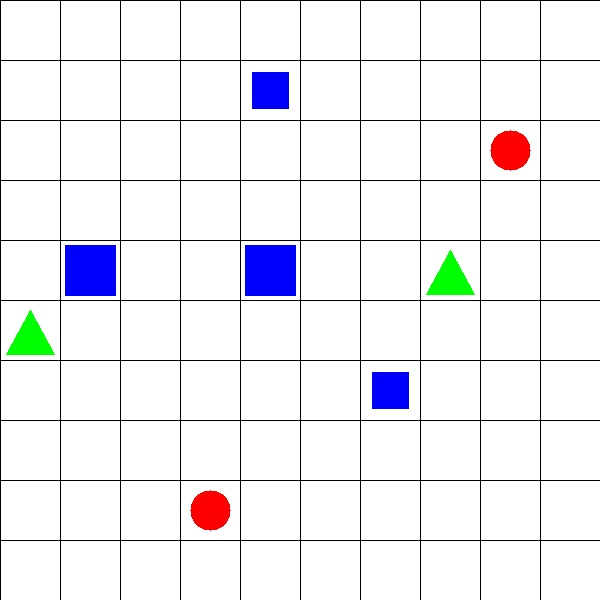
#> input picture vision_example/assets/test_image1.jpg, 600 x 600 px
$ python path_planning.py
#> lines starting #> are read from the running program, lines starting #| are printed output that depends on the picture
### vision_example/traversal.py

# -*- coding: utf-8 -*-

#Traversing through the image to perform image processing

def sliding_window(image, stepSize, windowSize):
	print(image)
	# slide a window across the image
	for y in range(0, image.shape[0], stepSize):
		for x in range(0, image.shape[1], stepSize):
			# yield the current window
			yield (x, y, image[y:y + windowSize[1], x:x + windowSize[0]])

### vision_example/path_planning.py
import cv2
import numpy as np
import time
from skimage.metrics import structural_similarity as ssim
import astarsearch
import traversal

import os
dirname = os.path.dirname(__file__)

def main(image_filename):
#> called with image_filename = 'assets/test_image1.jpg'
    filename = os.path.join(dirname, image_filename)

    occupied_grids = []
    planned_path = {}

    #load the image
    image = cv2.imread(filename)
#> image is the input picture: shape (600, 600, 3); mean B, G, R 243, 239.1, 239.3
    (winW, winH) = (60, 60)

    obstacles = []
    index = [1, 1]

    #create a blank, initialized a matrix of 0s
    blank_image = np.zeros((60, 60, 3), np.uint8)

    #create an array of 100 blank images
    list_images = [[blank_image for i in range(10)]]
    maze = [[0 for i in range(10) for i in range(10)]]

    #traversal time! detect non-empty squares
    for(x, y, window) in traversal.sliding_window(image, stepSize=60, windowSize=(winW, winH)):
        # if the window does't meet our desired window size, ignore it
        if window.shape[0] != winH or window.shape[1] != winW:
            continue
        #print index, image is our iterator
        clone = image.copy()
        #format the suqare openCV
        cv2.rectangle(clone, (x, y), (x + winW, y + winH), (0, 255, 0), 2)
        crop_img = image[x:x + winW, y:y +winH]
        list_images[index[0]-1][index[1]-1] = crop_img.copy()

        #print the occupied grids
        average_color_per_row = np.average(crop_img, axis=0)
        average_color = np.average(average_color_per_row, axis=0)
        average_color = np.uint8(average_color)

        #iterate through the color matrix
        if(any(i<=240 for i in average_color)):
            print(index)
            maze[index[1]-1][index[0]-1] = 1
            occupied_grids.append(tuple(index))

        if(any(i <= 20 for i in average_color)):
            obstacles.append(tuple(index))

        cv2.imshow("Window", clone)
        cv2.waitKey(1)
        time.sleep(0.025)

        #Iterate
        index[1] = index[1] + 1
        if (index[1]>10):
            index[0] = index[0] + 1
            index[1] = 1
#> this loop made 6 passes
#> (x, average_color) on passes 1 to 6: (0, [246, 246, 246]), (60, [246, 246, 246]), (120, [246, 246, 246]), (180, [246, 246, 246]), (240, [246, 246, 246]), (300, [166, 244, 166])
#| [1, 6]
#> pass 1, in main, `crop_img = image[x:x + winW, y:y +winH]`:
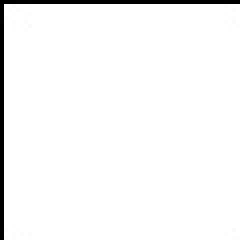
#> crop_img: shape (60, 60, 3) (shown 4 times larger); min 0, max 255, mean 246.6
#> pass 1, in main, `cv2.imshow("Window", clone)`:
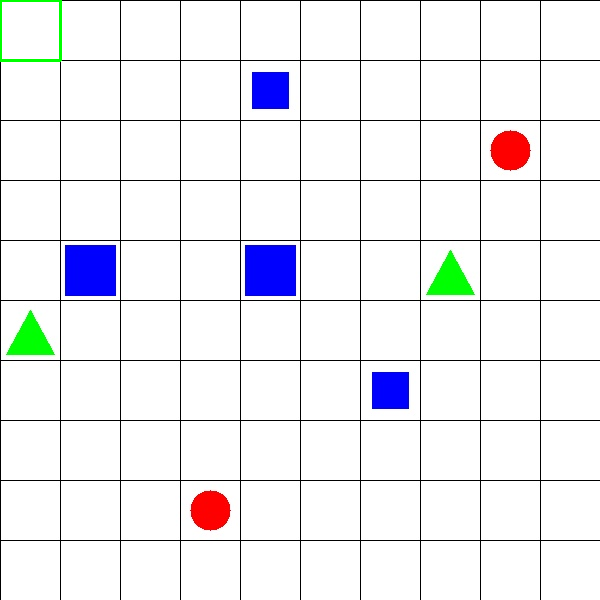
#> window 'Window': shape (600, 600, 3); mean B, G, R 242.7, 239.3, 239
#> pass 2, in main, `cv2.imshow("Window", clone)`:
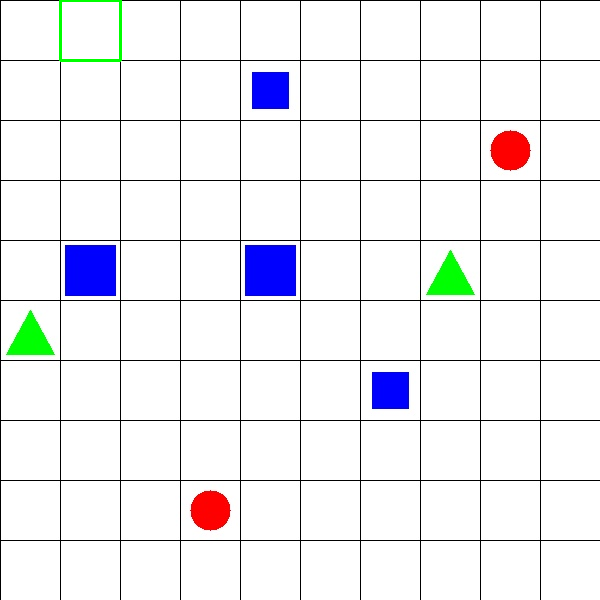
#> window 'Window': shape (600, 600, 3); mean B, G, R 242.7, 239.3, 239
#> after the loop:
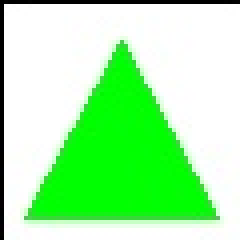
#> crop_img: shape (60, 60, 3) (shown 4 times larger); mean B, G, R 166.9, 244.5, 166.7
#> after the loop, index = [1, 6]; list_images = 1 item; maze = 1 item; obstacles = []; occupied_grids = []


    #Now it's time to perform the shortest path search
    #get the list of objects
    list_colored_grids = [n for n in occupied_grids if n not in obstacles]


    for startimage in list_colored_grids:
        key_startimage = startimage
        img1 = list_images[startimage[0]-1][startimage[1] -1]
        for grid in [n for n in list_colored_grids if n != startimage]:
        #next image
            img = list_images[grid[0]-1][grid[1]-1]
            #convert to grayscale
            image = cv2.cvtColor(img1, cv2.COLOR_BGR2GRAY)
            image2 = cv2.cvtColor(img, cv2.COLOR_BGR2GRAY)

            # compare structural similarity
            s = ssim(image, image2)
            #if they are similar, we'll perform a star search
            if s> 0.9:
                #perform a star - search a path - shortest path
                result = astarsearch.astar(maze,(startimage[0]-1,startimage[1]-1),(grid[0]-1,grid[1]-1))
                #print the result
                list2 = []
                for t in result:
                    x, y = t[0], t[1]
                    list2.append(tuple(x+1, y+1))
                    result = list(list2[1:-1])

    for obj in list_colored_grids:
        if not(planned_path.has_key(obj)):
            planned_path[obj] = list(["NO MATCH", [], 0])

    return occupied_grids, planned_path

if __name__ == '__main__':
    image_filename = 'assets/test_image1.jpg'
#> (the run stopped early here; a loop or call above may not have finished)

$ run again, with vision_example/assets/test_image2.jpg copied over vision_example/assets/test_image1.jpg
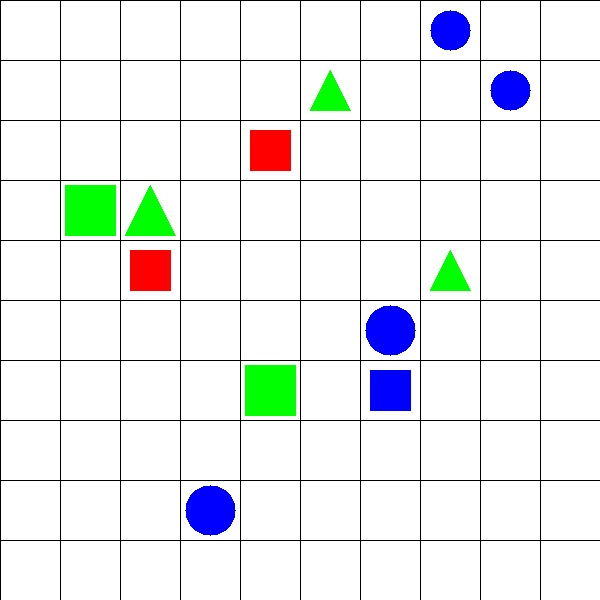
#> input picture vision_example/assets/test_image2.jpg, 600 x 600 px
#> in main, image is the input picture: shape (600, 600, 3); mean B, G, R 238.1, 238.3, 234.9
#> the loop in main, `for(x, y, window) in traversal.sliding_window(image, stepSize=60, wind..` made 11 passes
#> (x, y) on passes 1 to 8: (0, 0), (60, 0), (120, 0), (180, 0), (240, 0), (300, 0), (360, 0), (420, 0)
#> pass 1, in main, `cv2.imshow("Window", clone)`:
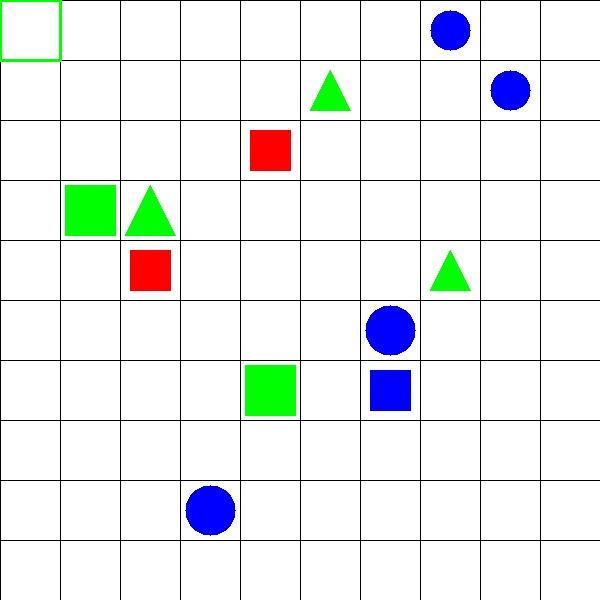
#> window 'Window': shape (600, 600, 3); mean B, G, R 237.9, 238.5, 234.6
#> pass 2, in main, `cv2.imshow("Window", clone)`:
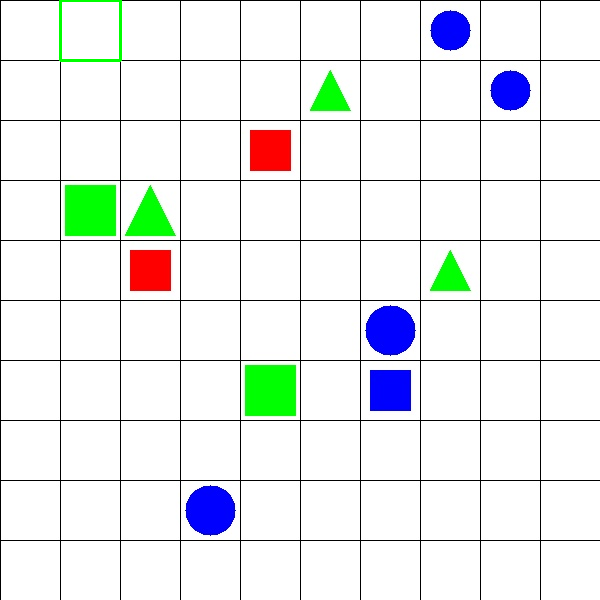
#> window 'Window': shape (600, 600, 3); mean B, G, R 237.8, 238.5, 234.6
#> after the loop in main, `for(x, y, window) in traversal.sliding_window(image, stepSize=60, wind..`: index = [2, 1]; list_images = 1 item; obstacles = []
